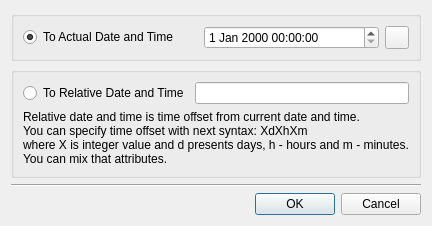
<?xml version="1.0" encoding="UTF-8"?>
<ui version="4.0">
 <class>DisabledToDialog</class>
 <widget class="QDialog" name="DisabledToDialog">
  <property name="geometry">
   <rect>
    <x>0</x>
    <y>0</y>
    <width>387</width>
    <height>210</height>
   </rect>
  </property>
  <property name="windowTitle">
   <string>Set Date and Time</string>
  </property>
  <layout class="QVBoxLayout" name="verticalLayout_2">
   <item>
    <widget class="QGroupBox" name="groupBox">
     <property name="title">
      <string/>
     </property>
     <layout class="QHBoxLayout" name="horizontalLayout">
      <item>
       <widget class="QRadioButton" name="m_toActualTimeRadioButton">
        <property name="text">
         <string>To Actual Date and Time</string>
        </property>
        <property name="checked">
         <bool>true</bool>
        </property>
       </widget>
      </item>
      <item>
       <widget class="QDateTimeEdit" name="m_actualDateTimeEdit"/>
      </item>
      <item>
       <widget class="QToolButton" name="m_currentDateTimeButton">
        <property name="text">
         <string/>
        </property>
        <property name="icon">
         <iconset resource="resources.qrc">
          <normaloff>:/img/chronometer_16x16.png</normaloff>:/img/chronometer_16x16.png</iconset>
        </property>
       </widget>
      </item>
     </layout>
    </widget>
   </item>
   <item>
    <widget class="QGroupBox" name="groupBox_2">
     <property name="title">
      <string/>
     </property>
     <layout class="QVBoxLayout" name="verticalLayout">
      <item>
       <layout class="QHBoxLayout" name="horizontalLayout_2">
        <item>
         <widget class="QRadioButton" name="m_toRelativeTimeRadioButton">
          <property name="text">
           <string>To Relative Date and Time</string>
          </property>
         </widget>
        </item>
        <item>
         <widget class="QLineEdit" name="m_relativeDateTimeEdit"/>
        </item>
       </layout>
      </item>
      <item>
       <widget class="QLabel" name="label">
        <property name="text">
         <string>Relative date and time is time offset from current date and time.
You can specify time offset with next syntax: XdXhXm
where X is integer value and d presents days, h - hours and m - minutes.
You can mix that attributes.</string>
        </property>
       </widget>
      </item>
     </layout>
    </widget>
   </item>
   <item>
    <spacer name="verticalSpacer">
     <property name="orientation">
      <enum>Qt::Vertical</enum>
     </property>
     <property name="sizeHint" stdset="0">
      <size>
       <width>20</width>
       <height>5</height>
      </size>
     </property>
    </spacer>
   </item>
   <item>
    <widget class="Line" name="line_2">
     <property name="orientation">
      <enum>Qt::Horizontal</enum>
     </property>
    </widget>
   </item>
   <item>
    <widget class="QDialogButtonBox" name="m_buttons">
     <property name="orientation">
      <enum>Qt::Horizontal</enum>
     </property>
     <property name="standardButtons">
      <set>QDialogButtonBox::Cancel|QDialogButtonBox::Ok</set>
     </property>
    </widget>
   </item>
  </layout>
 </widget>
 <resources>
  <include location="resources.qrc"/>
 </resources>
 <connections>
  <connection>
   <sender>m_buttons</sender>
   <signal>rejected()</signal>
   <receiver>DisabledToDialog</receiver>
   <slot>reject()</slot>
   <hints>
    <hint type="sourcelabel">
     <x>316</x>
     <y>260</y>
    </hint>
    <hint type="destinationlabel">
     <x>286</x>
     <y>274</y>
    </hint>
   </hints>
  </connection>
 </connections>
</ui>
